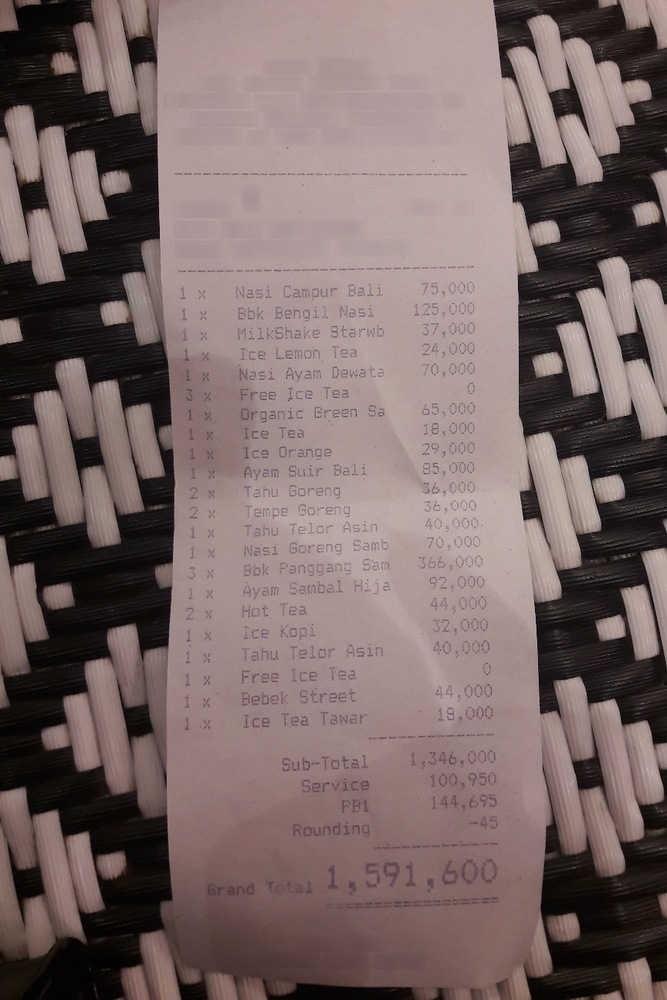
#> input picture data/real/real_cord_v2_receipt.png, 667 x 1000 px, shrunk from 864 x 1296 before the run
$ python test_real_images.py
#> lines starting #> are read from the running program, lines starting #| are printed output that depends on the picture; after the words box and inside, x2 and y2 are one past the last pixel; in counts of white or black regions, pixels touching at a corner belong together
#> further down, img is the input picture: PIL image 667x1000 RGB; mean R, G, B 121.2, 104.1, 102.2
### core/features.py
"""
Feature Extraction Module
Extracts the 9 statistical, morphological, and frequency features defined in the PBL-1 brief:
1. mean_intensity
2. std_intensity
3. edge_density
4. laplacian_var
5. entropy
6. hf_ratio
7. sat_std
8. aspect_ratio
9. n_line_items
"""

import numpy as np
from PIL import Image
from scipy import ndimage
from scipy.fft import fft2, fftshift
from typing import Dict, List, Any


class FeatureExtractor:
    """
    Extracts the 9 canonical document features.
    """
    FEATURE_NAMES = [
        "mean_intensity",
        "std_intensity",
        "edge_density",
        "laplacian_var",
        "entropy",
        "hf_ratio",
        "sat_std",
        "aspect_ratio",
        "n_line_items"
    ]

    @classmethod
    def extract_features(cls, image: Image.Image) -> Dict[str, float]:
        """
        Computes all 9 features for an input PIL Image.
        """
        w, h = image.size
#> w = 667; h = 1000
        aspect_ratio = float(round(w / float(h), 4)) if h > 0 else 1.0
#> aspect_ratio = 0.667

        # RGB and Grayscale arrays
        rgb = np.array(image.convert('RGB'), dtype=np.float32)
        gray = np.array(image.convert('L'), dtype=np.float32)
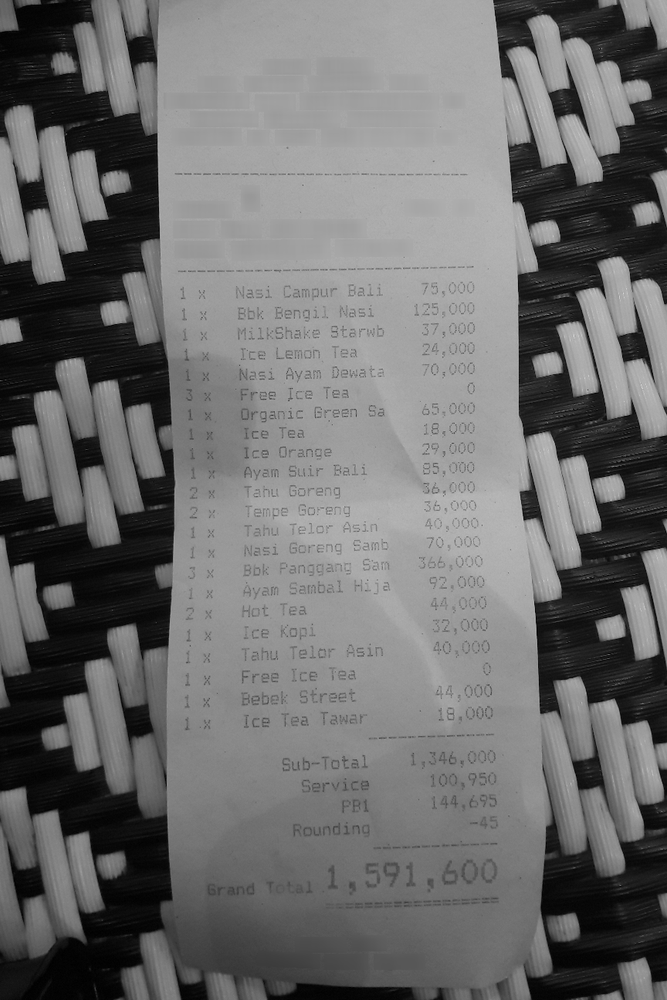
#> gray: shape (1000, 667) float32; min 0, max 208, mean 109

        # 1 & 2: Mean and Std of intensity
        mean_intensity = float(round(np.mean(gray), 3))
#> mean_intensity = 109
        std_intensity = float(round(np.std(gray), 3))
#> std_intensity = 57.05

        # 3: Edge density via Sobel gradient magnitude
        gx = ndimage.sobel(gray, axis=1)
        gy = ndimage.sobel(gray, axis=0)
        grad_mag = np.hypot(gx, gy)
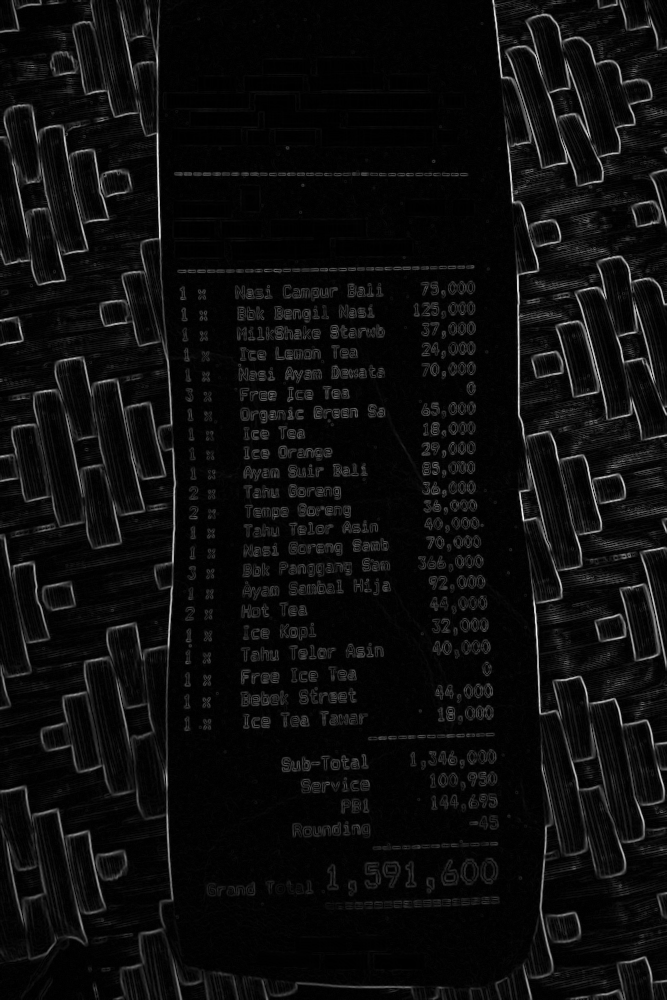
#> grad_mag: shape (1000, 667) float32; min 0, max 713, mean 37; drawn with min black and max white
        edge_thresh = np.percentile(grad_mag, 85)
#> edge_thresh = 68.35
        edge_density = float(round(np.mean(grad_mag > edge_thresh), 4))
#> edge_density = 0.15

        # 4: Laplacian variance
        lap = ndimage.laplace(gray)
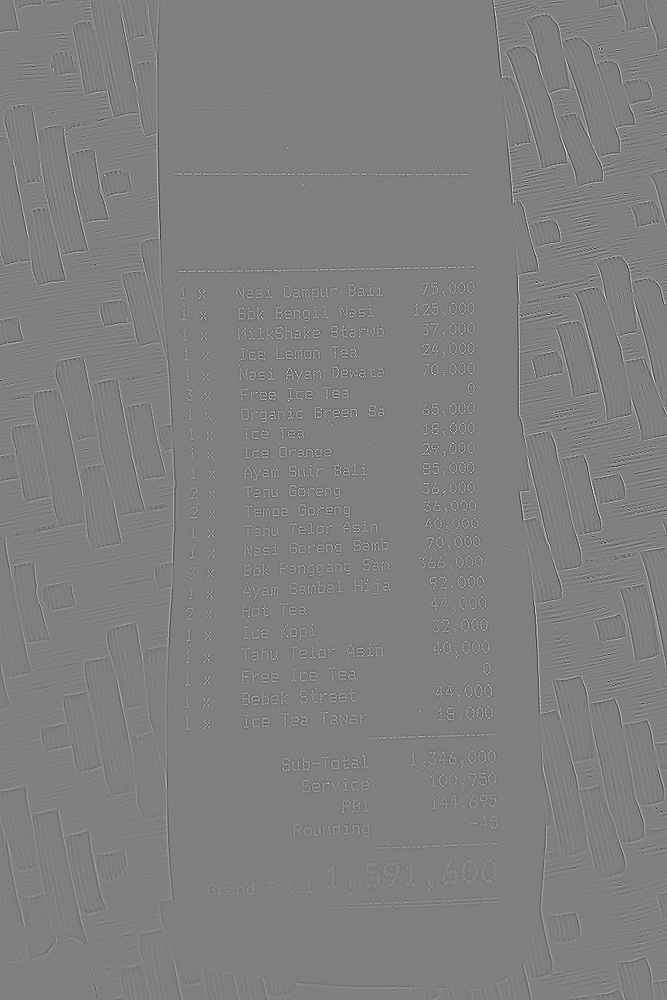
#> lap: shape (1000, 667) float32; min -263, max 261, mean 0; drawn with min black and max white
        laplacian_var = float(round(np.var(lap), 3))
#> laplacian_var = 356.1

        # 5: Shannon Entropy
        hist, _ = np.histogram(gray, bins=256, range=(0, 256))
#> hist = 256 values, max 11191 at index 162, min 0 at index 201, mean 2605.5
        hist_prob = hist / (hist.sum() + 1e-12)
#> hist_prob = 256 values, max 0.0168 at index 162, min 0 at index 201, mean 0.00391
        non_zero = hist_prob[hist_prob > 0]
#> non_zero = 205 values, max 0.0168 at index 162, min 1.5e-06 at index 198, mean 0.00488
        entropy = float(round(-np.sum(non_zero * np.log2(non_zero)), 4))
#> entropy = 7.14

        # 6: High Frequency Energy Ratio (2D FFT)
        f = fft2(gray)
        fshift = fftshift(f)
        mag = np.abs(fshift)
        gh, gw = gray.shape
#> gh = 1000; gw = 667
        cy, cx = gh // 2, gw // 2
#> cy = 500; cx = 333
        radius = min(gh, gw) // 6
#> radius = 111
        y, x = np.ogrid[:gh, :gw]
#> y = 1000 values from 0 to 999
        mask = (x - cx)**2 + (y - cy)**2 > radius**2
        tot_energy = np.sum(mag) + 1e-12
#> tot_energy = 4.79e+09
        hf_ratio = float(round(np.sum(mag[mask]) / tot_energy, 4))
#> hf_ratio = 0.553

        # 7: Saturation standard deviation in HSV color space
        r, g, b = rgb[:, :, 0], rgb[:, :, 1], rgb[:, :, 2]
        cmax = np.maximum(np.maximum(r, g), b)
        cmin = np.minimum(np.minimum(r, g), b)
        delta = cmax - cmin
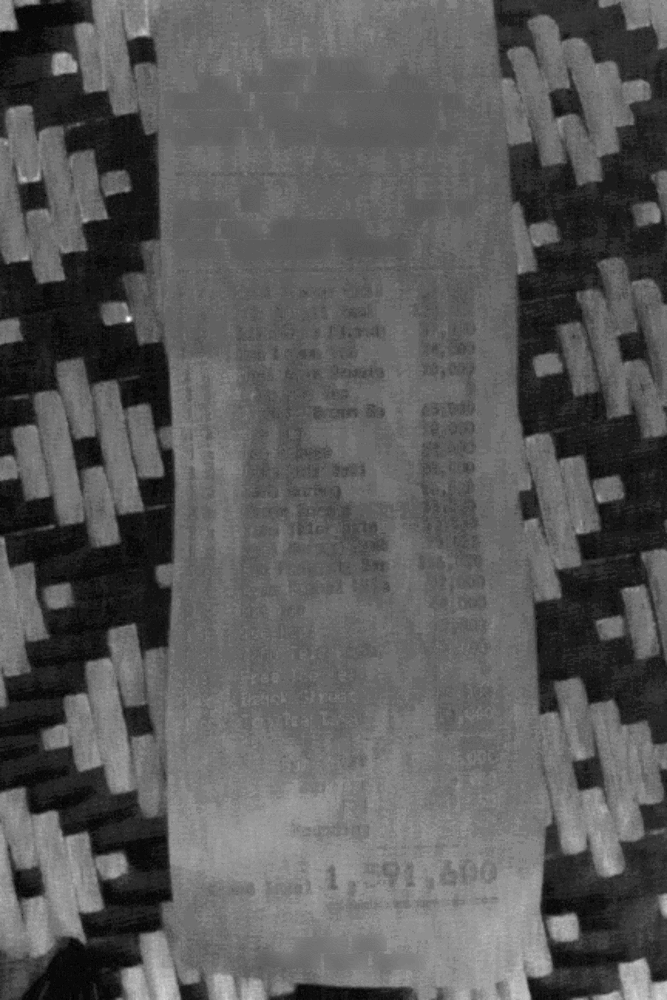
#> delta: shape (1000, 667) float32; min 0, max 55, mean 19.3; drawn with min black and max white
        sat = np.zeros_like(cmax)
        non_zero_mask = cmax > 0
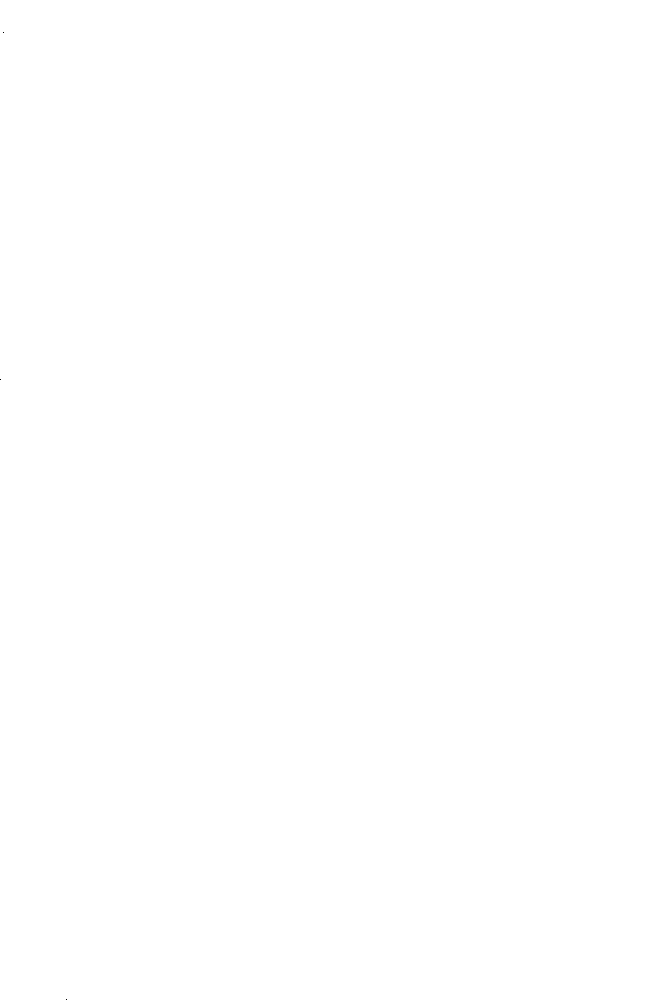
#> non_zero_mask: shape (1000, 667) bool; 100% white; black in thin lines or dots, all inside (x1, y1, x2, y2) = (0, 32, 67, 1000)
        sat[non_zero_mask] = delta[non_zero_mask] / cmax[non_zero_mask]
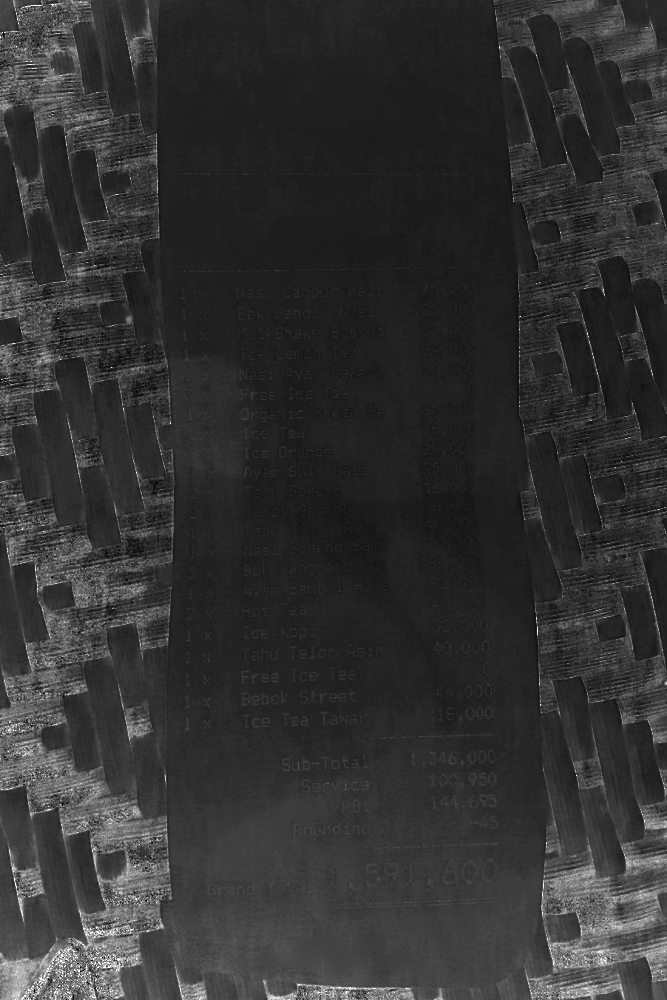
#> sat: shape (1000, 667) float32; min 0, max 1, mean 0.198
        sat_std = float(round(np.std(sat), 4))
#> sat_std = 0.109

        # 9: Morphological estimated line-item count
        # Binarize and run horizontal projection peaks
        thresh = np.mean(gray) * 0.95
#> thresh = 103.6
        bin_inv = (gray < thresh).astype(np.float32)
#> bin_inv: shape (1000, 667) float32; values 0 (black) and 1 (white), 35.3% white; 1001 white regions (954 under 20 px), largest, box (x1, y1, x2, y2) and area: (0, 0, 667, 1000) 224991, (117, 0, 159, 93) 1466, (13, 155, 56, 242) 1220
        # Morphological horizontal dilation
        horizontal_kernel = np.ones((1, max(5, int(w * 0.03))), dtype=np.float32)
        dilated = ndimage.binary_dilation(bin_inv, structure=horizontal_kernel)
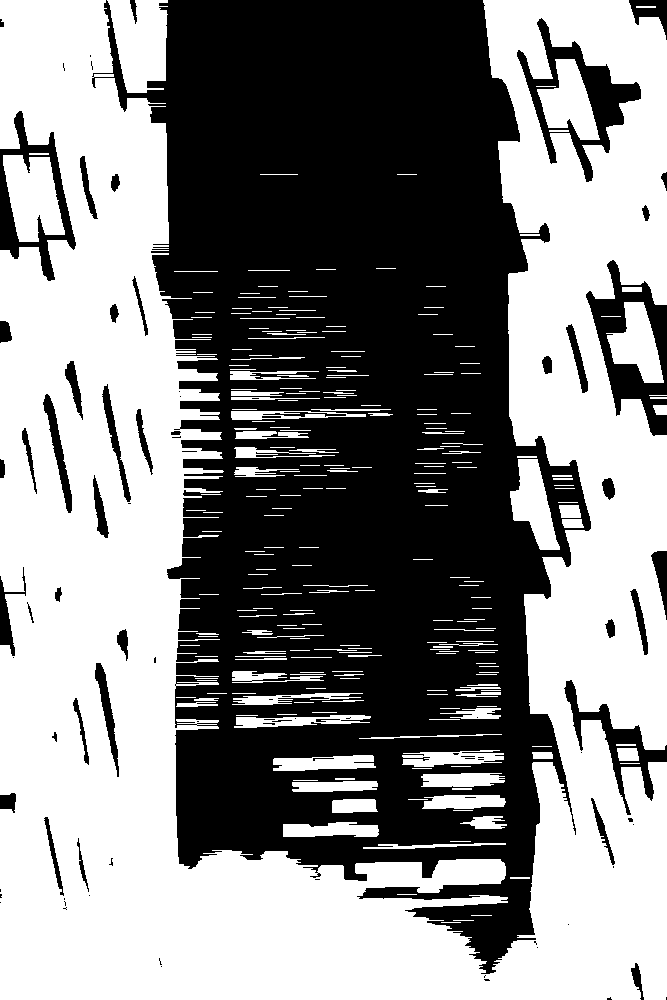
#> dilated: shape (1000, 667) bool; 53.1% white; 94 black regions (48 under 20 px), largest, box (x1, y1, x2, y2) and area: (92, 0, 591, 974) 285745, (586, 260, 667, 436) 5264, (517, 18, 641, 182) 4958
        h_profile = np.sum(dilated, axis=1)
#> h_profile = 1000 values, max 665 at index 990, min 210 at index 84, mean 354
        prof_thresh = np.mean(h_profile) * 0.6
#> prof_thresh = 212.4
        # Count transitions above threshold
        above = h_profile > prof_thresh
        transitions = np.diff(above.astype(int))
#> transitions = 999 values, max 1 at index 85, min -1 at index 83, mean 0
        n_line_items = float(max(1, np.sum(transitions == 1)))
#> n_line_items = 2

        return {
            "mean_intensity": mean_intensity,
            "std_intensity": std_intensity,
            "edge_density": edge_density,
            "laplacian_var": laplacian_var,
            "entropy": entropy,
            "hf_ratio": hf_ratio,
            "sat_std": sat_std,
            "aspect_ratio": aspect_ratio,
            "n_line_items": n_line_items
        }

    @classmethod
    def to_vector(cls, features_dict: Dict[str, float]) -> List[float]:
        """Converts feature dictionary to an ordered feature vector."""
        return [features_dict[name] for name in cls.FEATURE_NAMES]

### core/classifier.py
"""
Document Classification and Priority Triage Module
Implements Unit 2 models (MLE, Logistic Regression, LDA, Decision Tree, Random Forest)
and evaluates calibration, probability distributions, and verification routing.
"""

import os
import joblib
import numpy as np
from typing import Dict, List, Any, Tuple
from .features import FeatureExtractor


class DocumentClassifier:
    """
    Multiclass document classifier and priority verification triage engine.
    """
    CLASSES = [
        "Prescription",
        "Discharge Summary",
        "Lab Report",
        "Radiology Report",
        "Medical Invoice / Bill"
    ]

    MODEL_DIR = os.path.join(os.path.dirname(os.path.dirname(__file__)), "models")

    def __init__(self):
        self.scaler = None
        self.models = {}
        self.metadata = {}
        self.active_model_name = "Logistic Regression"
        self._load_or_initialize()

    def _load_or_initialize(self):
        scaler_path = os.path.join(self.MODEL_DIR, "scaler.joblib")
        models_path = os.path.join(self.MODEL_DIR, "models.joblib")
        meta_path = os.path.join(self.MODEL_DIR, "metadata.joblib")

        if os.path.exists(scaler_path) and os.path.exists(models_path):
            self.scaler = joblib.load(scaler_path)
            self.models = joblib.load(models_path)
            if os.path.exists(meta_path):
                self.metadata = joblib.load(meta_path)
        else:
            # Models will be trained if not yet existing
            pass

    # [47 lines left out: functions compute_gaussian_mle, compute_ece, not called in this run]

    def predict(self, feature_dict: Dict[str, float], model_name: str = None) -> Dict[str, Any]:
        """
        Predicts document category and priority triage queue.
        """
        if not self.models or not self.scaler:
            self._load_or_initialize()

        chosen_name = model_name or self.active_model_name
        model = self.models.get(chosen_name) or next(iter(self.models.values()), None)

        x_vec = np.array([FeatureExtractor.to_vector(feature_dict)])
        x_scaled = self.scaler.transform(x_vec)

        probs = model.predict_proba(x_scaled)[0]
        pred_idx = int(np.argmax(probs))
        predicted_class = self.CLASSES[pred_idx]
        top_prob = float(probs[pred_idx])

        # Class breakdown
        class_probabilities = {
            cls_name: round(float(p), 4) for cls_name, p in zip(self.CLASSES, probs)
        }

        # Priority Verification Queue logic:
        # High-risk if low confidence (< 0.70) or document is prescription/discharge summary with poor quality
        is_priority = (
            top_prob < 0.75 or
            feature_dict.get("laplacian_var", 200) < 110 or
            predicted_class in ["Prescription", "Discharge Summary"] and top_prob < 0.85
        )

        priority_queue = "PRIORITY_VERIFICATION" if is_priority else "STANDARD_AUTOMATION"

        return {
            "predicted_class": predicted_class,
            "confidence": round(top_prob, 4),
            "priority_queue": priority_queue,
            "used_model": chosen_name,
            "class_probabilities": class_probabilities,
            "feature_snapshot": feature_dict,
            "available_models": list(self.models.keys())
        }

### test_real_images.py
import os
from PIL import Image
from core.features import FeatureExtractor
from core.classifier import DocumentClassifier

c = DocumentClassifier()

files = [
    ("Real CORD-v2 Receipt", "data/real/real_cord_v2_receipt.png"),
    ("Real SROIE Receipt", "data/real/real_sroie_receipt.png"),
    ("Real RVL-CDIP Sample", "data/real/real_rvl_cdip_sample.png"),
    ("Real IAM Line", "data/real/real_iam_handwriting_line.png"),
]

for label, fpath in files:
    if os.path.exists(fpath):
        img = Image.open(fpath)
        feats = FeatureExtractor.extract_features(img)
#> feats = 9 items
        pred = c.predict(feats, model_name="Logistic Regression")
#> (the run stopped early here; a loop or call above may not have finished)
